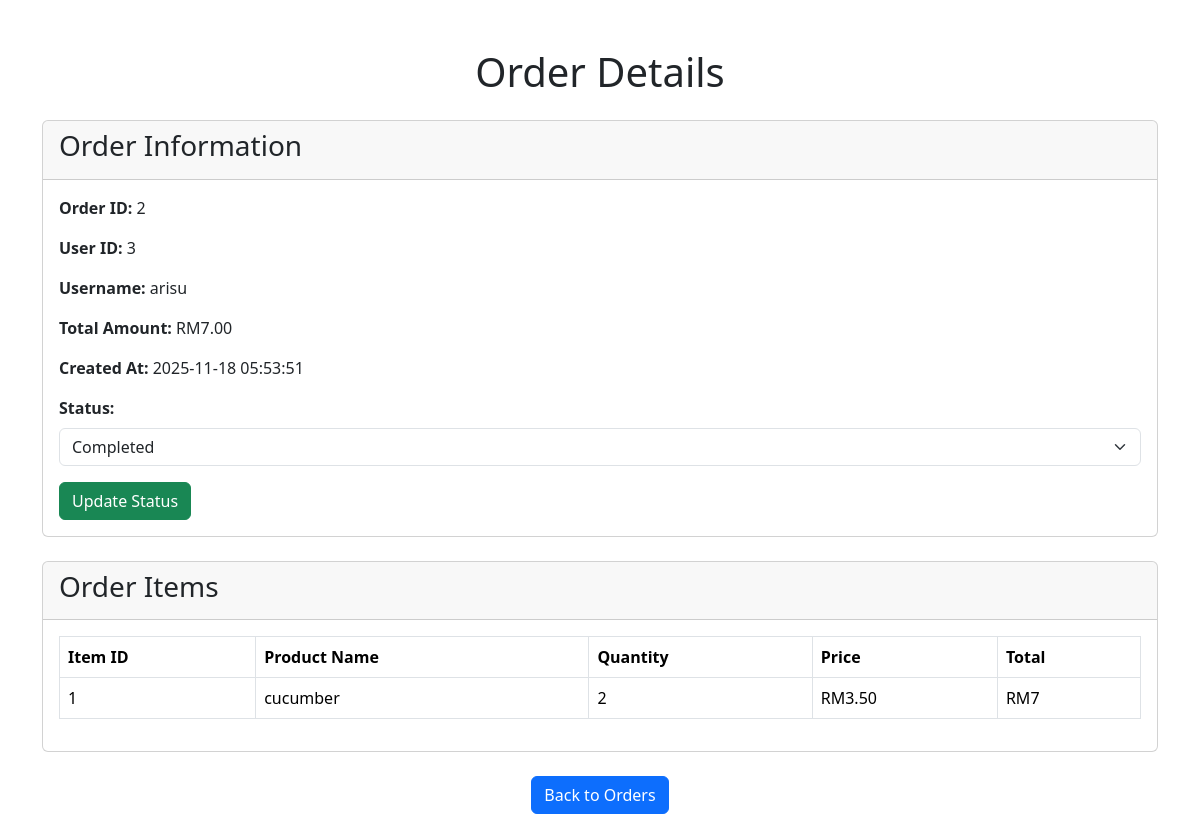
The page /admin/viewOrderDetails.php?id=2 on the database its author committed.
### tables this page shows
CREATE TABLE `orders` (
  `order_id` int(11) NOT NULL,
  `user_id` int(11) NOT NULL,
  `user_name` varchar(255) NOT NULL,
  `total_amount` decimal(10,2) NOT NULL,
  `status` enum('pending','cancelled','completed','') NOT NULL DEFAULT 'pending',
  `created_at` timestamp NOT NULL DEFAULT current_timestamp()
);

CREATE TABLE `user` (
  `user_id` int(11) NOT NULL,
  `username` varchar(50) NOT NULL,
  `password` varchar(70) NOT NULL,
  `is_admin` tinyint(1) NOT NULL DEFAULT 0,
  `phone_number` varchar(20) NOT NULL,
  `date_created` datetime DEFAULT NULL
);

CREATE TABLE `order_item` (
  `order_item_id` int(11) NOT NULL,
  `order_id` int(11) NOT NULL,
  `product_id` int(11) NOT NULL,
  `quantity` int(11) NOT NULL,
  `price` decimal(10,2) NOT NULL
);

CREATE TABLE `product` (
  `product_id` int(11) NOT NULL,
  `product_name` varchar(20) NOT NULL,
  `product_price` decimal(10,2) NOT NULL,
  `product_weight` int(11) NOT NULL,
  `product_image` longblob NOT NULL
);

### admin/viewOrderDetails.php (the view, shortened to what this page needs)
<?php
include '../auth/db_connect.php';
$order_id = $_GET['id'];
$sql = "SELECT o.order_id, o.user_name, o.total_amount, o.status, o.created_at, u.username
        FROM `orders` o
        JOIN `user` u ON o.user_name = u.user_id
        WHERE o.order_id = ?";
$stmt = $conn->prepare($sql);
$stmt->bind_param("i", $order_id);
$stmt->execute();
$order_result = $stmt->get_result();
$order = $order_result->fetch_assoc();
$sql = "SELECT oi.order_item_id, p.product_name, oi.quantity, oi.price
        FROM `order_item` oi
        JOIN `product` p ON oi.product_id = p.product_id
        WHERE oi.order_id = ?";
$stmt = $conn->prepare($sql);
$stmt->bind_param("i", $order_id);
$stmt->execute();
$items_result = $stmt->get_result();
?>
<!DOCTYPE html>
<html lang="en">
<head>
    <link href="https://cdn.jsdelivr.net/npm/bootstrap@5.3.8/dist/css/bootstrap.min.css" rel="stylesheet">
</head>
<body>
    <div class="container mt-5">
        <h1 class="text-center">Order Details</h1>
        <div class="card mt-4">
            <div class="card-header">
                <h3>Order Information</h3>
            </div>
            <div class="card-body">
                <p><strong>Order ID:</strong> <?= htmlspecialchars($order['order_id']) ?></p>
                <p><strong>User ID:</strong> <?= htmlspecialchars($order['user_name']) ?></p>
                <p><strong>Username:</strong> <?= htmlspecialchars($order['username']) ?></p>
                <p><strong>Total Amount:</strong> RM<?= htmlspecialchars($order['total_amount']) ?></p>
                <p><strong>Created At:</strong> <?= htmlspecialchars($order['created_at']) ?></p>
                <form action="update_order_status.php" method="POST" class="mt-3">
                    <div class="mb-3">
                        <label for="status" class="form-label"><strong>Status:</strong></label>
                        <select name="status" id="status" class="form-select">
                            <option value="completed" <?= $order['status'] === 'completed' ? 'selected' : '' ?>>Completed
                            </option>
                        </select>
                    </div>
                    <button type="submit" class="btn btn-success">Update Status</button>
                </form>
            </div>
        </div>
        <div class="card mt-4">
            <div class="card-header">
                <h3>Order Items</h3>
            </div>
            <div class="card-body">
                <?php if ($items_result->num_rows > 0): ?>
                    <table class="table table-bordered">
                        <thead>
                            <tr>
                                <th>Item ID</th>
                                <th>Product Name</th>
                                <th>Quantity</th>
                                <th>Price</th>
                                <th>Total</th>
                            </tr>
                        </thead>
                        <tbody>
                            <?php while ($item = $items_result->fetch_assoc()): ?>
                                <tr>
                                    <td><?= htmlspecialchars($item['order_item_id']) ?></td>
                                    <td><?= htmlspecialchars($item['product_name']) ?></td>
                                    <td><?= htmlspecialchars($item['quantity']) ?></td>
                                    <td>RM<?= htmlspecialchars($item['price']) ?></td>
                                    <td>RM<?= htmlspecialchars($item['quantity'] * $item['price']) ?></td>
                                </tr>
                            <?php endwhile; ?>
                        </tbody>
                    </table>
                <?php else: ?>
                    <p>No items found for this order.</p>
                <?php endif; ?>
            </div>
        </div>
        <div class="text-center mt-4">
            <a href="order_controller.php" class="btn btn-primary">Back to Orders</a>
        </div>
    </div>
</body>
</html>

### rows shown on the page
orders: order_id "2", user_name "3", user.username "arisu", total_amount "7.00", created_at "2025-11-18 05:53:51", status "Completed"
order_item: order_item_id "1", product.product_name "cucumber", quantity "2", price "3.50", $item['quantity'] * $item['price'] "7"
